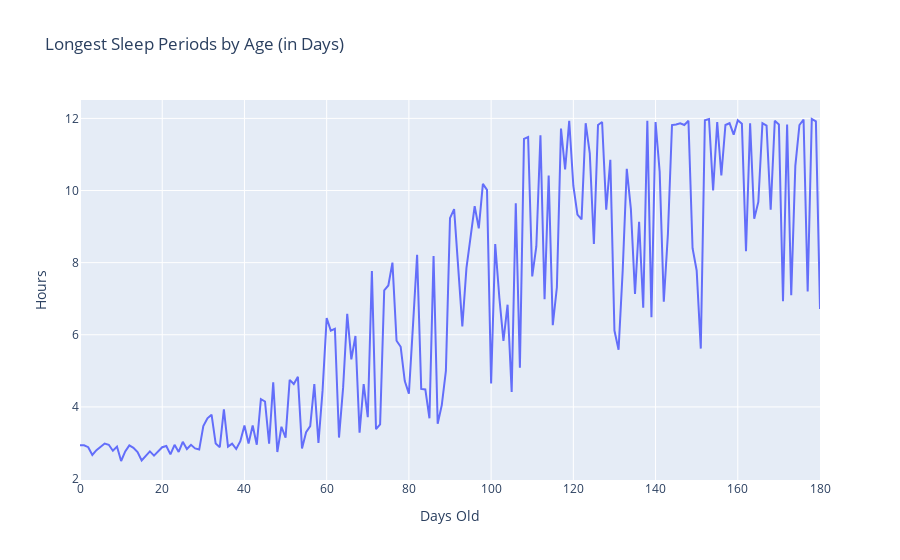

Notebook source saved alongside this figure:
### Markdown cell above
## Charting these longest sleep periods via Plotly, then saving the output to .png and .html files:

### Code cell
px_longest_sleep_periods_by_day = px.line(
    df_longest_sleep_periods_by_day, x = 'Days Old', y = 'Hours',
title = 'Longest Sleep Periods by Age (in Days)')

px_longest_sleep_periods_by_day.write_html(
    f'{visualizations_folder}longest_sleep_periods_by_day.html')
px_longest_sleep_periods_by_day.write_image(
    f'{visualizations_folder}longest_sleep_periods_by_day.png', scale = 4)
px_longest_sleep_periods_by_day

### Figure 1 — Plotly figure (JSON) as saved in the notebook; plotly's stock layout.template omitted (floating-point values rounded to 4 significant figures; data arrays with more than 128 entries replaced by an {"elided": "..."} marker saying what was removed)
{"data": [{"hovertemplate": "Days Old=%{x}<br>Hours=%{y}<extra></extra>", "legendgroup": "", "line": {"color": "#636efa", "dash": "solid"}, "marker": {"symbol": "circle"}, "mode": "lines", "name": "", "orientation": "v", "showlegend": false, "type": "scatter", "x": {"elided": "181 int values"}, "xaxis": "x", "y": {"elided": "181 float values"}, "yaxis": "y"}], "layout": {"legend": {"tracegroupgap": 0}, "title": {"text": "Longest Sleep Periods by Age (in Days)"}, "xaxis": {"anchor": "y", "domain": [0, 1], "title": {"text": "Days Old"}}, "yaxis": {"anchor": "x", "domain": [0, 1], "title": {"text": "Hours"}}}}
